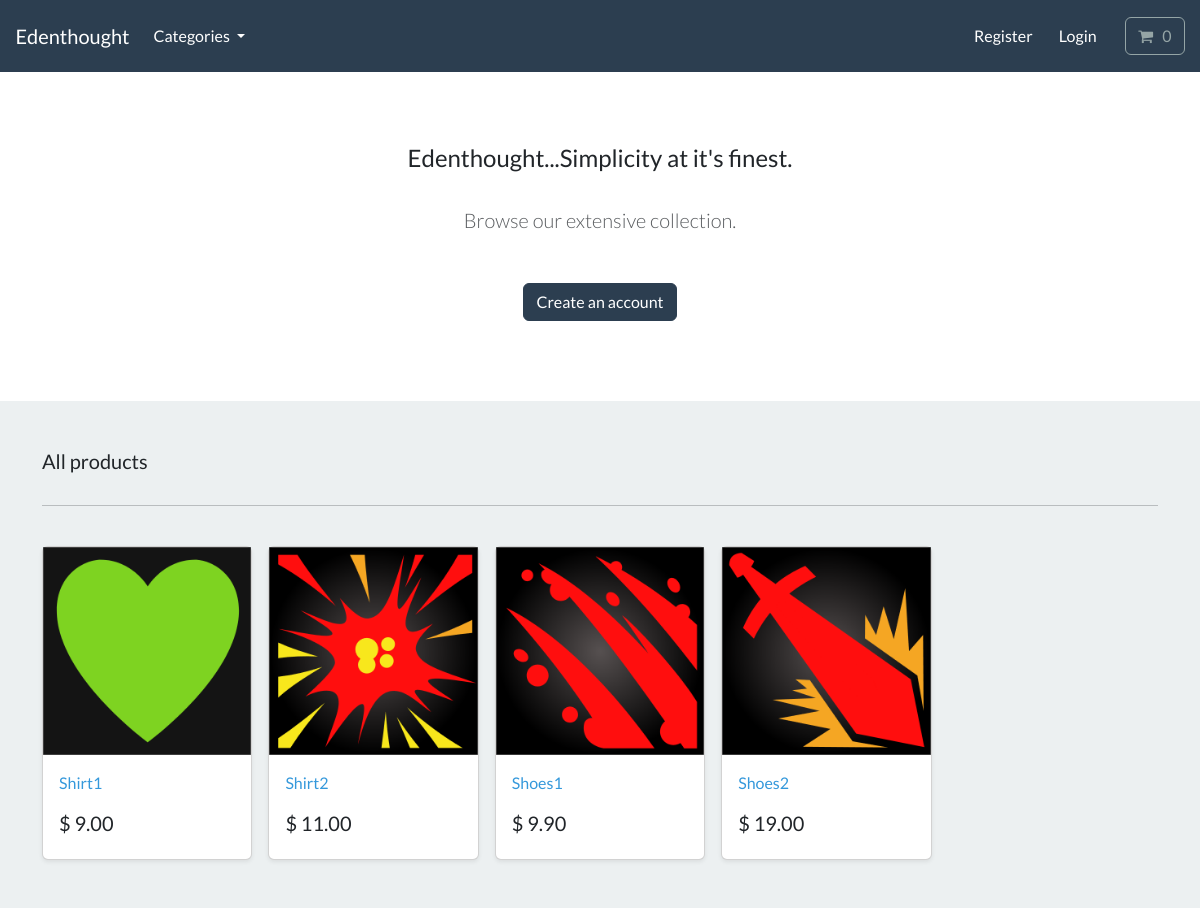
The page / on the database its author committed.
### store/models.py (models this page shows, shortened)
class Product(models.Model):
    category = models.ForeignKey(Category, related_name='product', on_delete=models.CASCADE, null=True)
    title = models.CharField(max_length=250)
    brand = models.CharField(max_length=250, default='unbranded')
    description = models.TextField(blank=True)
    slug = models.SlugField(max_length=250, unique=True)
    price = models.DecimalField(max_digits=4, decimal_places=2)
    image = models.ImageField(upload_to='images/')
    class Meta:
        verbose_name_plural = 'products'
    def get_absolute_url(self):
        return reverse('product-info', args=[self.slug])

### store/views.py (the view)
# urls.py: path('', include('store.urls')),
def store(request):
    all_products = Product.objects.all()
    context = {'all_products': all_products}
    return render(request, 'store/store.html', context)

### cart/cart.py (called while the page is built)
    def __len__(self):
        return sum(item['qty'] for item in self.cart.values())

### cart/context_processors.py (called while the page is built)
def cart(request):
    return {'cart': Cart(request)}

### store/models.py (called while the page is built)
    def get_absolute_url(self):
        return reverse('list-category', args=[self.slug])

### store/views.py (called while the page is built)
def categories(request):
    all_categories = Category.objects.all()
    return {'all_categories': all_categories}

### store/templates/store/store.html
{% extends "./base.html" %}
{% load static %}
{% block content %}
    <section class="py-4 text-center container">
        <div class="row py-lg-5">
            <div class="col-lg-6 col-md-8 mx-auto">
                <h4> Edenthought...Simplicity at it's finest. </h4>
                <br>
                <p class="lead text-muted">
                Browse our extensive collection.
                </p>
                <br>
                <a href="#" class="btn btn-primary my-2"> Create an account </a>
            </div>
        </div>
    </section>
       <div class="album py-5 bg-light">
        <div class="container">
          <div class="pb-3 h5"> All products </div>
          <hr>
          <br>
          <div class="row row-cols-1 row-cols-sm-2 row-cols-md-5 g-3">
            {% for product in all_products %}
            <div class="col">
              <div class="card shadow-sm">
                <img class="img-fluid" alt="Responsive image" src="{{product.image.url}}">
                <div class="card-body">
                  <p class="card-text">
                    <a class="text-info text-decoration-none" href="{{product.get_absolute_url}}">{{product.title | capfirst}}</a>
                  </p>
                  <div class="d-flex justify-content-between align-items-center">
                    <h5> $ {{product.price}} </h5>
                  </div>
                </div>
              </div>
            </div>
            {% endfor %}
          </div>
        </div>
      </div>
{% endblock %}

### rows shown on the page
Product: image (picture), title "Shirt1", price "9.00"
Product: image (picture), title "Shirt2", price "11.00"
Product: image (picture), title "Shoes1", price "9.90"
Product: image (picture), title "Shoes2", price "19.00"
